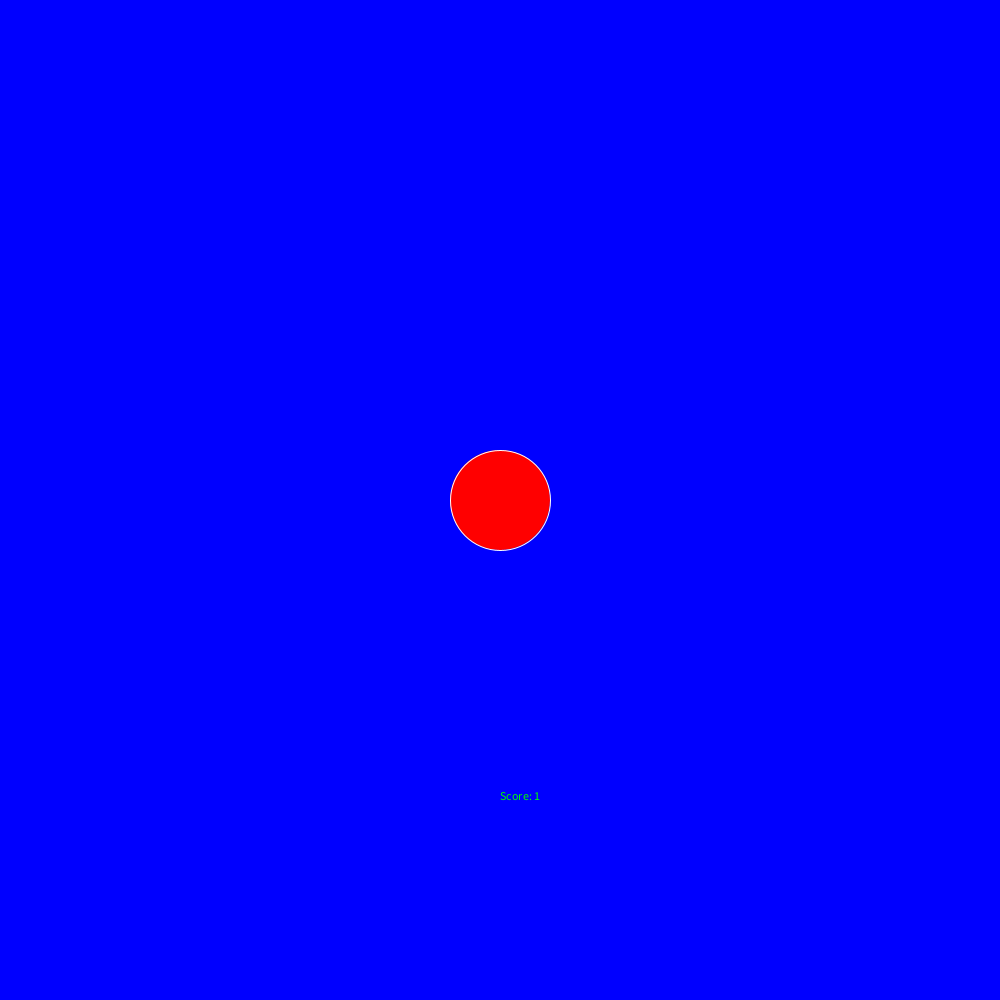
Frame 1 (no input)
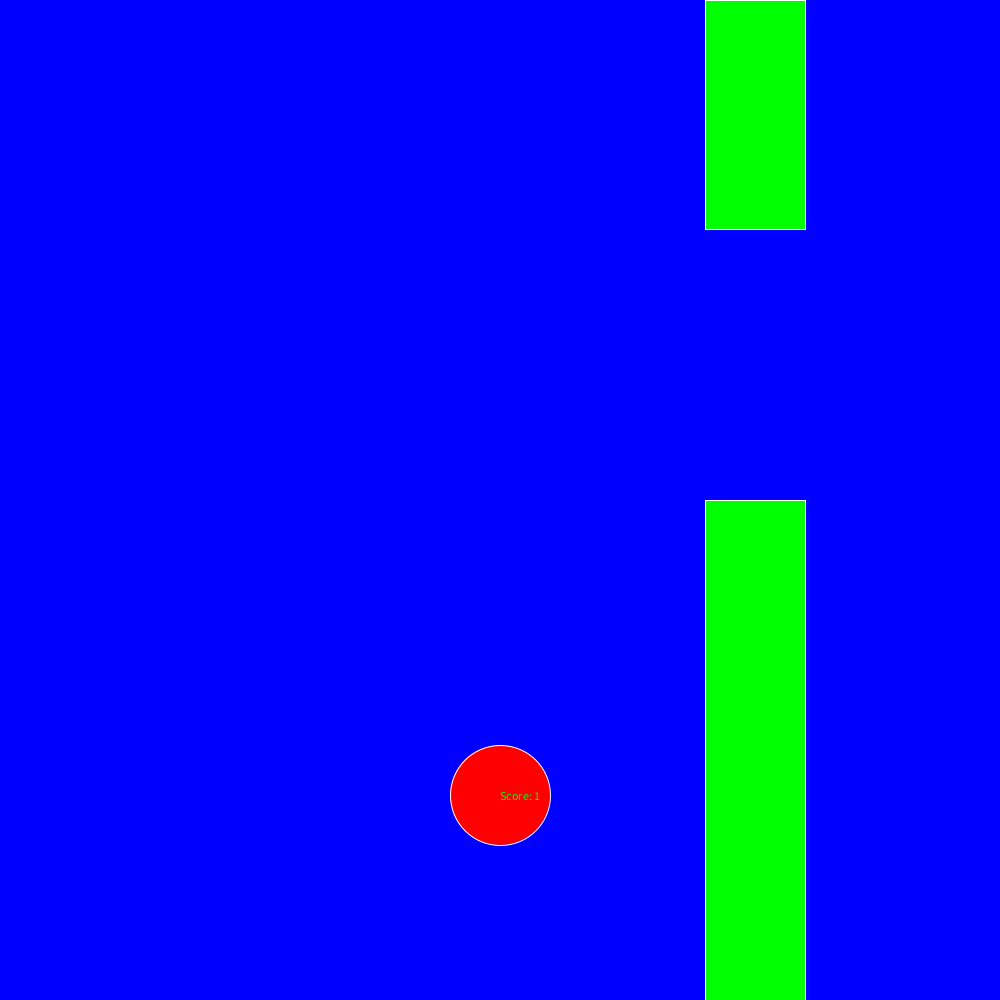
Frame 60 (the mouse pressed at the canvas centre just before this capture)
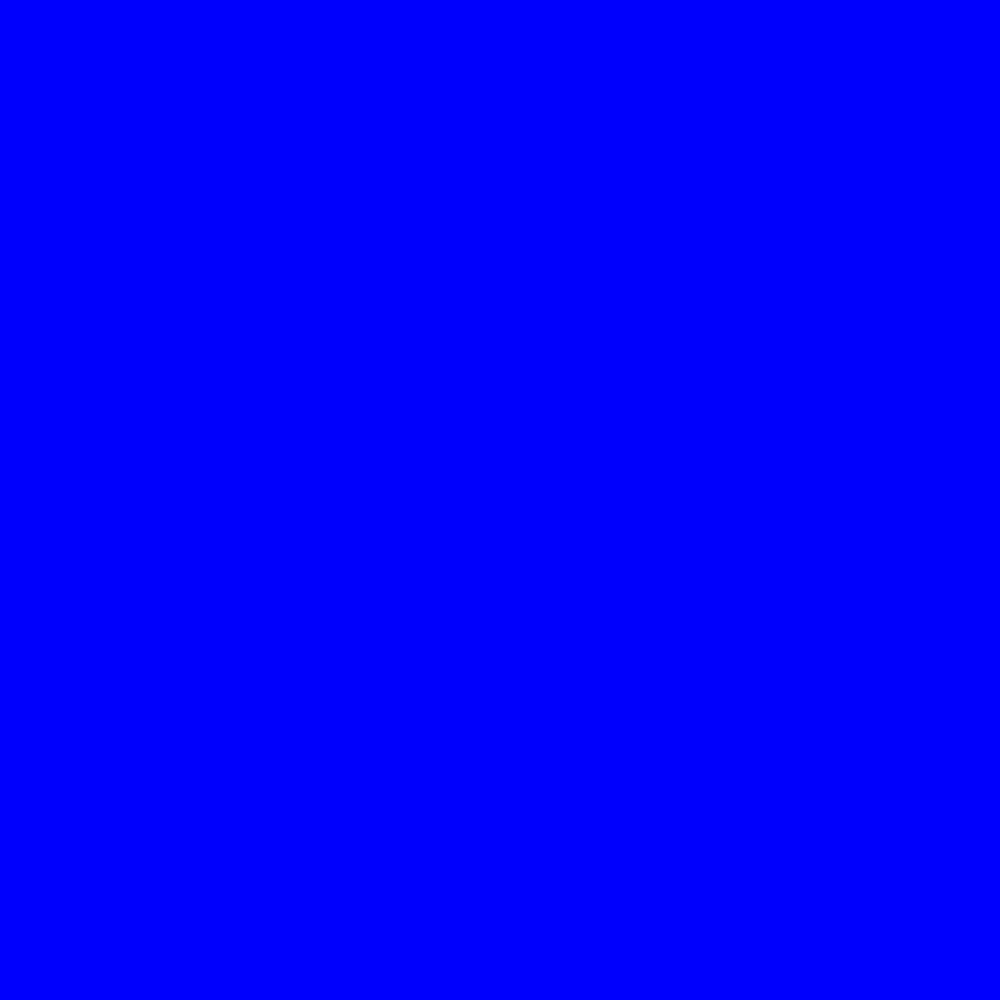
Frame 120 (the mouse held since frame 60 and released just before this capture)

The Processing sketch that drew these frames (run headless with seeded random() and noise(); from frame 60 on, the mouse is pressed at the canvas centre):

// Processing sketch: flappy_bird
// ── flappy_bird.pde
 int x = 500;
  int y= 500;
  int birdYVelocity = 100;
  int px= 1000;
 int upperPipeHeight = (int) random(100, 300);
 int score;
 boolean isAlive =true;
void setup(){

  
  size(1000,1000);
  
}

void draw(){
  if(isAlive==false){
   background(0, 0, 255);
text("Score: "+score, 500, 800);
  }
 else{ background(0, 0, 255);
  fill(255, 0, 0);
stroke(255, 255, 255);

ellipse(x, y, 100, 100);
y= y+5;

fill(0, 255, 0);
rect(px, 500, 100, 500);
 
fill(0, 255, 0);
rect(px, 0, 100, upperPipeHeight);
px-= 5;
 teleportPipes();
 
 }
 if(intersectsPipes()==true){
     background(0, 0, 255);
isAlive =false;

 }
 
 if(y==1000){
        background(0, 0, 255);
  
 }
}

void mousePressed(){
  y -= 100;
}

void teleportPipes()
  
  
{
  if (px==0){
   upperPipeHeight = (int) random(100, 300);
 px=1000; 
}
 if (intersectsPipes()==false) {
 score =+ 1;
 text("Score: "+score, 500, 800);
 }
 else if( intersectsPipes()==true){
   
   text("Score: "+score, 500, 800);
}

}


boolean intersectsPipes() { 
     if (y < upperPipeHeight && x > px && x < (px+100)){
          return true; }
     else if (y>500 && x > px && x < (px+100)) {
          return true; }
     else { return false; }
}
